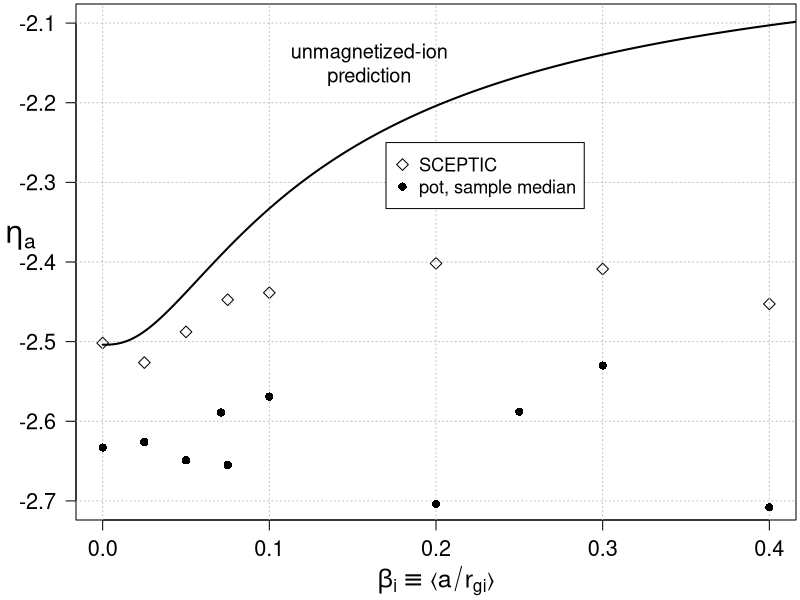
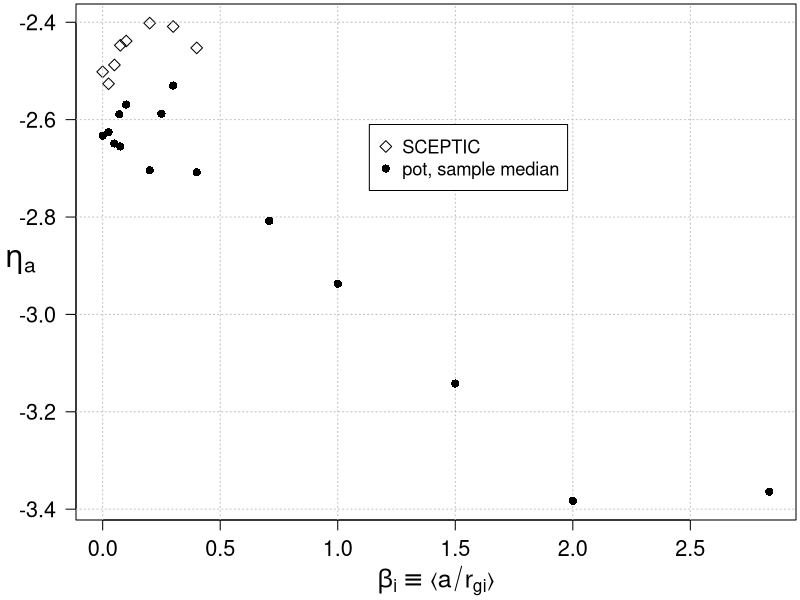

Write R code to recreate these figures, in order.
phl <- read.table("phl-2007-fig-11a.dat", header=TRUE)
mine <- read.table("cx1-betai-eta.dat", header=TRUE)

eta_of_beta_i <- function(beta_i, mu=sqrt(1836.153), theta=1)
{
	f <- function(eta)
	{
		iota_star <- function(beta)
		{
			coeffs <- c(1, -0.0946, -0.305, 0.950, -2.200, 1.150)
			z <- beta / (1 + beta)
			return(sum(coeffs * (z^(0:5))))
		}

		A_star <- function(w)
		{
			return((0.678 * w) + (1.543 * w^2) - (1.212 * w^3))
		}

		beta_e <- mu * sqrt(theta) * beta_i
		beta_e <- 1e-10 + beta_e  # prevent divisions by zero below
		w <- (-eta / beta_e) / (1 - (eta / beta_e))
		A_st <- A_star(w)
		e_denom <- (A_st + ((1 - A_st) * iota_star(beta_e))) * exp(eta)
		return((((sqrt(theta) / mu) * (1 - (eta / theta)) / e_denom) - 1)^2)
	}

	op_result <- optimize(f, c(-2.6, -1.6))
	return(op_result$minimum)
}

phl_blue <- phl[phl$TI == 1,]

beta_i_samp <- seq(0, 0.5, 2e-3)
oml_ion_eta <- sapply(beta_i_samp, eta_of_beta_i)

plo <- function(x_lim=NA, y_lim=NA,...)
{
	x_lab <- expression(beta[i] %==% symbol("\341") * a / r[gi]
	                    * symbol("\361"))

	if ((length(x_lim) == 1) && is.na(x_lim)) {
		x_lim <- range(c(phl_blue$BETAI, mine$BETAI))
	}
	if ((length(y_lim) == 1) && is.na(y_lim)) {
		y_lim=range(c(phl_blue$PHIF, mine$ETAMED))
	}

	plot(phl_blue$BETAI, phl_blue$PHIF, pch=5,
	     xlim=x_lim, ylim=y_lim,
	     cex=1.1, cex.axis=1.3, cex.lab=1.5, xlab=x_lab, ylab="")
	grid(col="grey")
	points(mine$BETAI, mine$ETAMED, pch=16, cex=1.1)
}

pdf("betai-eta-1.pdf", width=4.4, height=4.4)
par(las=1, mar=c(4, 3.8, 0.2, 0.2))

plo(range(phl_blue$BETAI), c(-2.7, -2.1))
mtext(expression(atop(eta[a], atop(phantom(1), phantom(1)))), 2, 2, cex=1.8)
lines(beta_i_samp, oml_ion_eta, lwd=2)

legend(0.17, -2.25, pch=c(5, 16), pt.cex=1.1, cex=1.1,
       c("SCEPTIC", "pot, sample median"), bg="white")
text(0.16, -2.15, "unmagnetized-ion\nprediction", cex=1.2)

dev.off()

pdf("betai-eta-2.pdf", width=4.4, height=4.4)
par(las=1, mar=c(4, 3.8, 0.2, 0.2))

plo()
mtext(expression(eta[a]), 2, 2, cex=1.8)

legend(0.4 * max(mine$BETAI), -2.61, pch=c(5, 16), pt.cex=1.1, cex=1.1,
       c("SCEPTIC", "pot, sample median"), bg="white")

dev.off()
